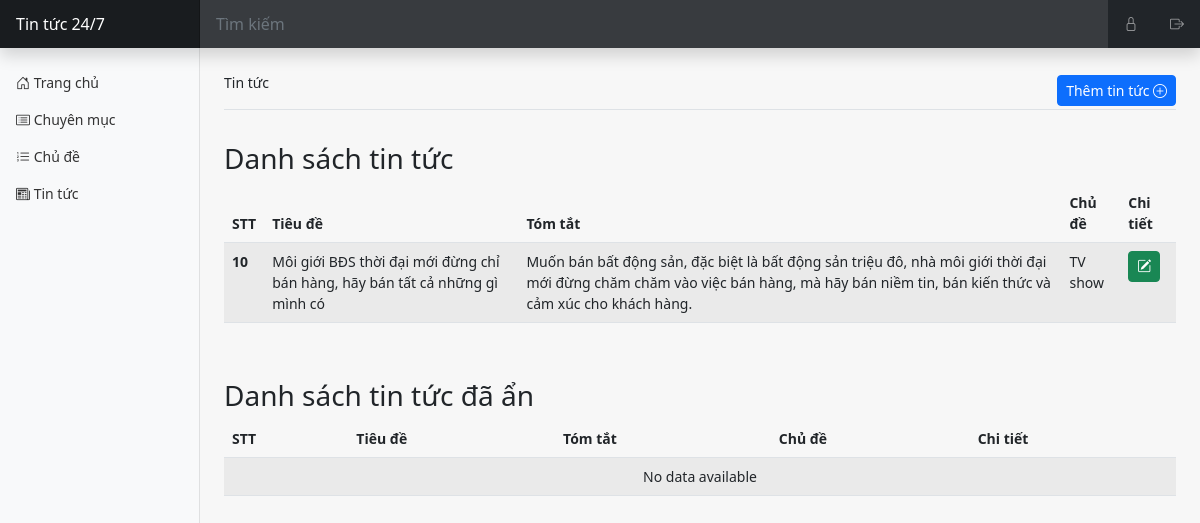
Page /admin/article.php (signed in) on the committed database.
### tables this page shows
CREATE TABLE `articles` (
  `id` int(11) NOT NULL,
  `title` varchar(200) NOT NULL,
  `cover` char(200) NOT NULL,
  `summary` text NOT NULL,
  `content` longtext NOT NULL,
  `is_active` tinyint(10) NOT NULL,
  `created_at` timestamp NOT NULL DEFAULT current_timestamp(),
  `updated_at` timestamp NULL DEFAULT NULL ON UPDATE current_timestamp(),
  `subcategoryID` int(11) NOT NULL
);

CREATE TABLE `subcategories` (
  `id` int(11) NOT NULL,
  `name` varchar(50) NOT NULL,
  `is_active` tinyint(10) NOT NULL,
  `created_at` timestamp NOT NULL DEFAULT current_timestamp(),
  `updated_at` timestamp NULL DEFAULT NULL ON UPDATE current_timestamp(),
  `categoryID` int(11) NOT NULL
);

### admin/article.php (the view, shortened to what this page needs)
<?php
    include('../database/conn.php');
?>
<!DOCTYPE html>
<html lang="en">
<head>
    <link href="https://cdn.jsdelivr.net/npm/bootstrap@5.2.0-beta1/dist/css/bootstrap.min.css" rel="stylesheet">
    <link rel="stylesheet" href="https://cdn.jsdelivr.net/npm/bootstrap-icons@1.8.2/font/bootstrap-icons.css">
    <link href="../public/css/style.css" rel="stylesheet">
</head>
<body>
    <?php include('components/header.php'); ?>
    <div class="container-fluid">
        <div class="row">
            <?php include('components/sidebar.php'); ?>
            <main class="col-md-9 ms-sm-auto col-lg-10 px-md-4">
                <div class="d-flex justify-content-between flex-wrap flex-md-nowrap align-items-center pt-4 mb-3 border-bottom">
                    <nav aria-label="breadcrumb">
                        <ol class="breadcrumb">
                            <li class="breadcrumb-item" aria-current="page">
                            Tin tức
                            </li>
                        </ol>
                    </nav>
                    <div class="btn-toolbar mb-2 mb-md-0">
                        <a href="add-article.php" type="button" class="btn btn-sm btn-primary">
                            Thêm tin tức
                            <i class="bi bi-plus-circle"></i>
                        </a>
                    </div>
                </div>
                <div class="pt-3 pb-2 mb-3">
                    <h3>Danh sách tin tức</h3>
                    <table class="table table-striped">
                        <thead>
                            <tr>
                                <th scope="col">STT</th>
                                <th scope="col">Tiêu đề</th>
                                <th scope="col">Tóm tắt</th>
                                <th scope="col">Chủ đề</th>
                                <th scope="col">Chi tiết</th>
                            </tr>
                        </thead>
                        <tbody>
                            <?php
                                $sql = 'SELECT articles.id as id, articles.title as title, articles.summary as summary,
                                subcategories.name as subcategory FROM articles JOIN subcategories ON articles.subcategoryID=subcategories.id
                                WHERE articles.is_active = 1';
                                $result = $conn->query($sql);
                                if($result->num_rows > 0){
                                    while($row = $result->fetch_assoc()){
                            ?>
                            <tr>
                                <th><?= $row['id'] ?></th>
                                <td><?= $row['title'] ?></td>
                                <td><?= $row['summary'] ?></td>
                                <td><?= $row['subcategory'] ?></td>
                                <td>
                                    <a href="edit-article.php?id=<?= $row['id'] ?>" type="button" class="btn btn-sm btn-success">
                                        <i class="bi bi-pencil-square"></i>
                                    </a>
                                </td>
                            </tr>
                            <?php
                                    }
                                }
                                else {
                            ?>
                                <td colspan="5" style="text-align: center">No data available</td>
                            <?php
                                }
                            ?>
                        </tbody>
                    </table>
                </div>
                <div class="pt-3 pb-2 mb-3">
                    <h3>Danh sách tin tức đã ẩn</h3>
                    <table class="table table-striped">
                        <thead>
                            <tr>
                                <th scope="col">STT</th>
                                <th scope="col">Tiêu đề</th>
                                <th scope="col">Tóm tắt</th>
                                <th scope="col">Chủ đề</th>
                                <th scope="col">Chi tiết</th>
                            </tr>
                        </thead>
                        <tbody>
                            <?php
                                $sql = 'SELECT articles.id as id, articles.title as title, articles.summary as summary,
                                subcategories.name as subcategory FROM articles JOIN subcategories ON articles.subcategoryID=subcategories.id
                                WHERE articles.is_active = 0';
                                $result = $conn->query($sql);
                                if($result->num_rows > 0){
                                    while($row = $result->fetch_assoc()){
                            ?>
                            <tr>
                                <th><?= $row['id'] ?></th>
                                <td><?= $row['title'] ?></td>
                                <td><?= $row['summary'] ?></td>
                                <td><?= $row['subcategory'] ?></td>
                                <td>
                                    <a href="edit-article.php?id=<?= $row['id'] ?>" type="button" class="btn btn-sm btn-success">
                                        <i class="bi bi-pencil-square"></i>
                                    </a>
                                </td>
                            </tr>
                            <?php
                                    }
                                }
                                else {
                            ?>
                                <td colspan="5" style="text-align: center">No data available</td>
                            <?php
                                }
                            ?>
                        </tbody>
                    </table>
                </div>
            </main>
        </div>
    </div>
</body>
</html>

### public/css/style.css (style rules this page uses)
body { font-size: .875rem; background-color: #F7F7F7; }

### rows in the picture
articles: id "10", title "Môi giới BĐS thời đại mới đừng chỉ bán hàng, hãy bán tất cả những gì mình có", summary "Muốn bán bất động sản, đặc biệt là bất động sản triệu đô, nhà môi giới thời đại mới đừng chăm chăm vào việc bán hàng, mà hãy bán niềm tin, bán kiến thức và cảm xúc cho khách hàng.", subcategoryID.name "TV show"
